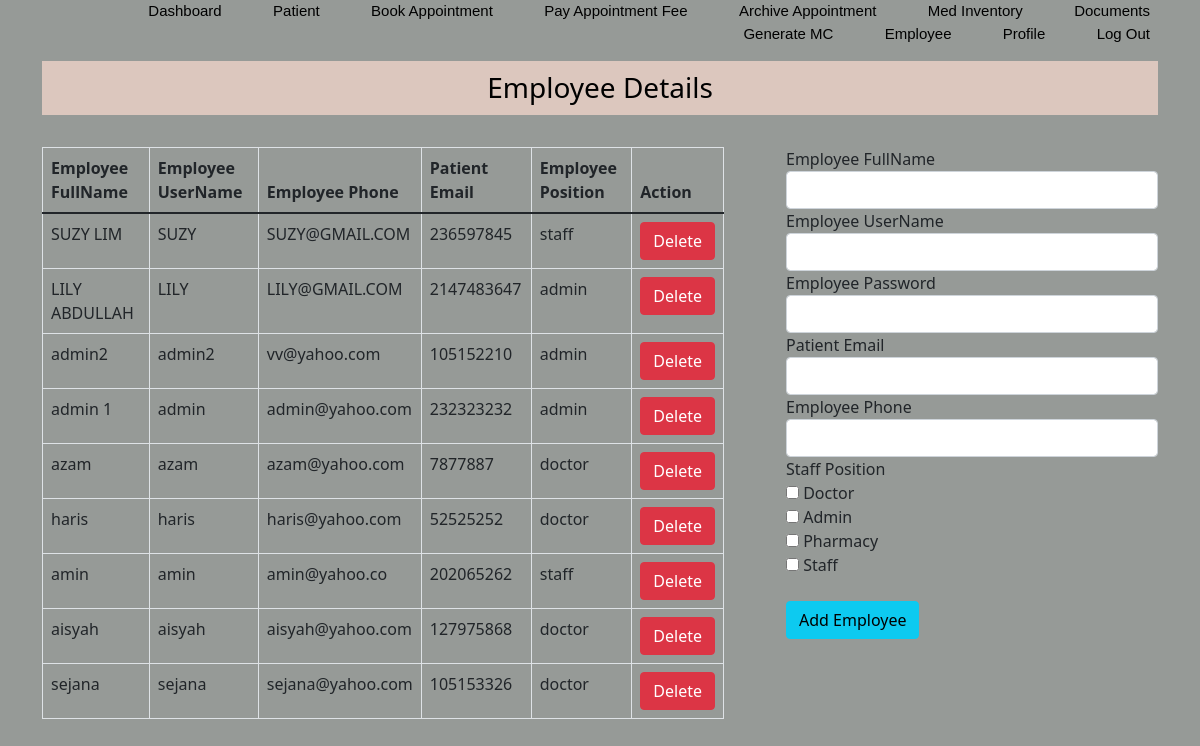
Page /Clinic/employee.php on the committed database.
### tables this page shows
CREATE TABLE `employee` (
  `EMP_ID` int(11) NOT NULL,
  `EMP_FULLNAME` varchar(200) NOT NULL,
  `EMP_USERNAME` varchar(200) NOT NULL,
  `EMP_PASSWORD` varchar(200) NOT NULL,
  `EMP_PHONE` int(200) NOT NULL,
  `EMP_EMAIL` varchar(200) NOT NULL,
  `EMP_POS` varchar(10) NOT NULL
);

### Clinic/employee.php (the view, shortened to what this page needs)
<!DOCTYPE html>
<html lang="en" dir="ltr">
<?php include("connect.php"); ?>
  <head>
    <?php include("headeradmin.php"); ?>
    <link rel="stylesheet" href="style.css">
  </head>
  <body id="body">
  <?php
    $sql = "SELECT * FROM employee";
    $result = mysqli_query($conn,$sql);
     ?>
    <div class="container">
      <center><h3 id="myHeader">Employee Details</h3></center>
      <br>
      <div class="col-md-12 d-flex justify-content-center">
        <div class="col-md-8">
          <div class="col-md-11">
          <table id = "table" class = "table table-bordered">
            <thead>
              <tr>
                <th>Employee FullName</th>
                <th>Employee UserName</th>
                <th>Employee Phone</th>
                <th>Patient Email</th>
                <th>Employee Position</th>
                <th colspan="1">Action</th>
              </tr>
            </thead>
            <tbody>
              <?php
              while ($row = $result->fetch_array()){?>
                <tr>
                  <td><?php echo $row["EMP_FULLNAME"]; ?></td>
                  <td><?php echo $row["EMP_USERNAME"]; ?></td>
                  <td><?php echo $row["EMP_EMAIL"];?></td>
                  <td><?php echo $row["EMP_PHONE"];?></td>
                  <td><?php echo $row["EMP_POS"];?></td>
                  <td><a class = "btn btn-danger" onclick = "confirmationDelete(this); return false;"
                    href = "func_employee.php?EMP_ID=<?php echo $row['EMP_ID']?>"><i class = "glyphicon glyphicon-remove"></i> Delete</a></td>
                </tr>
              <?php } ?>
            </tbody>
          </table>
          </div>
        </div>
        <div class = "col-md-4">
          <form class="" action="functionadmin.php" method="POST">
            <label>Employee FullName</label>
            <input type="text" name="EMP_FULLNAME" class="form-control" required>
            <label>Employee UserName</label>
            <input type="text" name="EMP_USERNAME" class="form-control" required>
            <label>Employee Password</label>
            <input type="text" name="EMP_PASSWORD" class="form-control" required>
            <label>Patient Email</label>
            <input type="email" name="EMP_EMAIL" class="form-control" required>
            <label>Employee Phone</label>
            <input type="number" name="EMP_PHONE" class="form-control" required>
            <label for="">Staff Position</label><br>
            <input type="checkbox" name="EMP_POS[]" onclick="EMP_POS" value="doctor">
            <label for="inputdoctor">Doctor</label><br>
            <input type="checkbox" name="EMP_POS[]" onclick="EMP_POS" value="admin">
            <label for="inputadmin">Admin</label><br>
            <input type="checkbox" name="EMP_POS[]" onclick="EMP_POS" value="pharmacy">
            <label for="inputpharmacy">Pharmacy</label><br>
            <input type="checkbox" name="EMP_POS[]" onclick="EMP_POS" value="staff">
            <label for="inputstaff">Staff</label><br>
            <br>
            <input type="submit" name="add_emp_btn" class="btn btn-info btn-block" value="Add Employee">
          </form>
        </div>
      </div>
    </div>
  </body>
</html>

### Clinic/style.css (style rules this page uses)
* { margin: 0; padding: 0; box-sizing: border-box; }
a { text-decoration: none; color: palevioletred; font-size: 10px; }

### Clinic/headeradmin.php (style rules this page uses)
#myHeader { background-color: #DCC7BE; color: black; padding:10px; text-align: center; }

### Clinic/employee.php (style rules this page uses)
body { background-color: #969A97; }

### rows in the picture
employee: EMP_FULLNAME "SUZY LIM", EMP_USERNAME "SUZY", EMP_EMAIL "SUZY@GMAIL.COM", EMP_PHONE "236597845", EMP_POS "staff"
employee: EMP_FULLNAME "LILY ABDULLAH", EMP_USERNAME "LILY", EMP_EMAIL "LILY@GMAIL.COM", EMP_PHONE "2147483647", EMP_POS "admin"
employee: EMP_FULLNAME "admin2", EMP_USERNAME "admin2", EMP_EMAIL "vv@yahoo.com", EMP_PHONE "105152210", EMP_POS "admin"
employee: EMP_FULLNAME "admin 1", EMP_USERNAME "admin", EMP_EMAIL "admin@yahoo.com", EMP_PHONE "232323232", EMP_POS "admin"
employee: EMP_FULLNAME "azam", EMP_USERNAME "azam", EMP_EMAIL "azam@yahoo.com", EMP_PHONE "7877887", EMP_POS "doctor"
employee: EMP_FULLNAME "haris", EMP_USERNAME "haris", EMP_EMAIL "haris@yahoo.com", EMP_PHONE "52525252", EMP_POS "doctor"
employee: EMP_FULLNAME "amin", EMP_USERNAME "amin", EMP_EMAIL "amin@yahoo.co", EMP_PHONE "202065262", EMP_POS "staff"
employee: EMP_FULLNAME "aisyah", EMP_USERNAME "aisyah", EMP_EMAIL "aisyah@yahoo.com", EMP_PHONE "127975868", EMP_POS "doctor"
employee: EMP_FULLNAME "sejana", EMP_USERNAME "sejana", EMP_EMAIL "sejana@yahoo.com", EMP_PHONE "105153326", EMP_POS "doctor"
